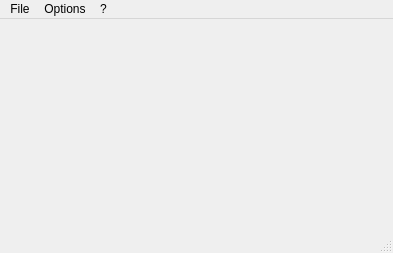
<?xml version="1.0" encoding="UTF-8"?>
<ui version="4.0">
 <class>ToolsMainWindow</class>
 <widget class="QMainWindow" name="ToolsMainWindow">
  <property name="geometry">
   <rect>
    <x>0</x>
    <y>0</y>
    <width>393</width>
    <height>253</height>
   </rect>
  </property>
  <property name="windowTitle">
   <string>MainWindow</string>
  </property>
  <widget class="QWidget" name="centralwidget">
   <layout class="QGridLayout" name="gridLayout">
    <item row="0" column="0">
     <widget class="hb::log::HbLogWidget" name="ui_qw_log" native="true"/>
    </item>
   </layout>
  </widget>
  <widget class="QMenuBar" name="menubar">
   <property name="geometry">
    <rect>
     <x>0</x>
     <y>0</y>
     <width>393</width>
     <height>21</height>
    </rect>
   </property>
   <widget class="QMenu" name="menuFile">
    <property name="title">
     <string>File</string>
    </property>
    <addaction name="ui_qa_exit"/>
   </widget>
   <widget class="QMenu" name="menuOptions">
    <property name="title">
     <string>Options</string>
    </property>
    <addaction name="ui_qa_logs"/>
    <addaction name="ui_qa_preferences"/>
   </widget>
   <widget class="QMenu" name="menu">
    <property name="title">
     <string>?</string>
    </property>
    <addaction name="ui_qa_help"/>
    <addaction name="ui_qa_about"/>
   </widget>
   <addaction name="menuFile"/>
   <addaction name="menuOptions"/>
   <addaction name="menu"/>
  </widget>
  <widget class="QStatusBar" name="statusbar"/>
  <action name="ui_qa_exit">
   <property name="text">
    <string>Exit</string>
   </property>
  </action>
  <action name="ui_qa_logs">
   <property name="text">
    <string>Logs</string>
   </property>
  </action>
  <action name="ui_qa_preferences">
   <property name="text">
    <string>Preferences</string>
   </property>
  </action>
  <action name="ui_qa_help">
   <property name="text">
    <string>Help</string>
   </property>
  </action>
  <action name="ui_qa_about">
   <property name="text">
    <string>About</string>
   </property>
  </action>
 </widget>
 <customwidgets>
  <customwidget>
   <class>hb::log::HbLogWidget</class>
   <extends>QWidget</extends>
   <header location="global">gui/HbLogWidget.h</header>
   <container>1</container>
  </customwidget>
 </customwidgets>
 <resources/>
 <connections/>
</ui>
